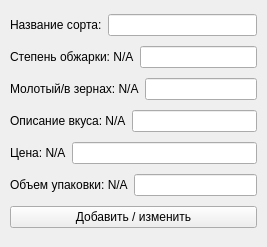
<?xml version="1.0" encoding="UTF-8"?>
<ui version="4.0">
 <class>MainWindow</class>
 <widget class="QMainWindow" name="MainWindow">
  <property name="geometry">
   <rect>
    <x>0</x>
    <y>0</y>
    <width>267</width>
    <height>247</height>
   </rect>
  </property>
  <property name="windowTitle">
   <string>MainWindow</string>
  </property>
  <widget class="QWidget" name="centralwidget">
   <layout class="QVBoxLayout" name="verticalLayout">
    <property name="leftMargin">
     <number>10</number>
    </property>
    <property name="topMargin">
     <number>10</number>
    </property>
    <property name="rightMargin">
     <number>10</number>
    </property>
    <property name="bottomMargin">
     <number>10</number>
    </property>
    <item>
     <layout class="QHBoxLayout" name="horizontalLayout_2">
      <item>
       <widget class="QLabel" name="label_2">
        <property name="text">
         <string>Название сорта:</string>
        </property>
       </widget>
      </item>
      <item>
       <widget class="QLineEdit" name="lineEdit_2"/>
      </item>
     </layout>
    </item>
    <item>
     <layout class="QHBoxLayout" name="horizontalLayout_4">
      <item>
       <widget class="QLabel" name="label_3">
        <property name="text">
         <string>Степень обжарки: N/A</string>
        </property>
       </widget>
      </item>
      <item>
       <widget class="QLineEdit" name="lineEdit_3"/>
      </item>
     </layout>
    </item>
    <item>
     <layout class="QHBoxLayout" name="horizontalLayout_5">
      <item>
       <widget class="QLabel" name="label_4">
        <property name="text">
         <string>Молотый/в зернах: N/A</string>
        </property>
       </widget>
      </item>
      <item>
       <widget class="QLineEdit" name="lineEdit_4"/>
      </item>
     </layout>
    </item>
    <item>
     <layout class="QHBoxLayout" name="horizontalLayout_7">
      <item>
       <widget class="QLabel" name="label_5">
        <property name="text">
         <string>Описание вкуса: N/A</string>
        </property>
       </widget>
      </item>
      <item>
       <widget class="QLineEdit" name="lineEdit_5"/>
      </item>
     </layout>
    </item>
    <item>
     <layout class="QHBoxLayout" name="horizontalLayout_8">
      <item>
       <widget class="QLabel" name="label_6">
        <property name="text">
         <string>Цена: N/A</string>
        </property>
       </widget>
      </item>
      <item>
       <widget class="QLineEdit" name="lineEdit_6"/>
      </item>
     </layout>
    </item>
    <item>
     <layout class="QHBoxLayout" name="horizontalLayout_9">
      <item>
       <widget class="QLabel" name="label_7">
        <property name="text">
         <string>Объем упаковки: N/A</string>
        </property>
       </widget>
      </item>
      <item>
       <widget class="QLineEdit" name="lineEdit_7"/>
      </item>
     </layout>
    </item>
    <item>
     <widget class="QPushButton" name="pushButton">
      <property name="text">
       <string>Добавить / изменить</string>
      </property>
     </widget>
    </item>
   </layout>
  </widget>
 </widget>
 <resources/>
 <connections/>
</ui>
